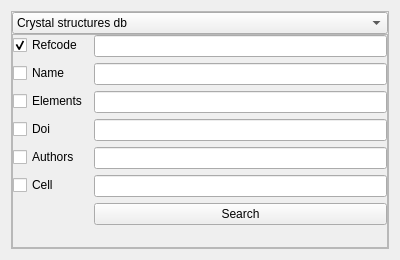
<?xml version="1.0" encoding="UTF-8"?>
<ui version="4.0">
 <class>Dialog</class>
 <widget class="QDialog" name="Dialog">
  <property name="geometry">
   <rect>
    <x>0</x>
    <y>0</y>
    <width>400</width>
    <height>260</height>
   </rect>
  </property>
  <property name="windowTitle">
   <string>Dialog</string>
  </property>
  <layout class="QHBoxLayout" name="horizontalLayout" stretch="0">
   <item>
    <widget class="QFrame" name="frame_2">
     <property name="frameShape">
      <enum>QFrame::Shape::StyledPanel</enum>
     </property>
     <property name="frameShadow">
      <enum>QFrame::Shadow::Raised</enum>
     </property>
     <layout class="QVBoxLayout" name="verticalLayout">
      <property name="spacing">
       <number>0</number>
      </property>
      <property name="leftMargin">
       <number>0</number>
      </property>
      <property name="topMargin">
       <number>0</number>
      </property>
      <property name="rightMargin">
       <number>0</number>
      </property>
      <property name="bottomMargin">
       <number>0</number>
      </property>
      <item>
       <widget class="QComboBox" name="comboBox">
        <item>
         <property name="text">
          <string>Crystal structures db</string>
         </property>
        </item>
        <item>
         <property name="text">
          <string>QM structures db</string>
         </property>
        </item>
       </widget>
      </item>
      <item>
       <widget class="QFrame" name="frame">
        <property name="frameShape">
         <enum>QFrame::Shape::StyledPanel</enum>
        </property>
        <property name="frameShadow">
         <enum>QFrame::Shadow::Raised</enum>
        </property>
        <layout class="QFormLayout" name="formLayout">
         <property name="leftMargin">
          <number>0</number>
         </property>
         <property name="topMargin">
          <number>0</number>
         </property>
         <property name="rightMargin">
          <number>0</number>
         </property>
         <property name="bottomMargin">
          <number>0</number>
         </property>
         <item row="0" column="0">
          <widget class="QCheckBox" name="checkBox">
           <property name="text">
            <string>Refcode</string>
           </property>
           <property name="checked">
            <bool>true</bool>
           </property>
           <property name="autoExclusive">
            <bool>true</bool>
           </property>
          </widget>
         </item>
         <item row="0" column="1">
          <widget class="QLineEdit" name="lineEdit"/>
         </item>
         <item row="1" column="0">
          <widget class="QCheckBox" name="checkBox_8">
           <property name="text">
            <string>Name</string>
           </property>
           <property name="autoExclusive">
            <bool>true</bool>
           </property>
          </widget>
         </item>
         <item row="1" column="1">
          <widget class="QLineEdit" name="lineEdit_8"/>
         </item>
         <item row="2" column="0">
          <widget class="QCheckBox" name="checkBox_9">
           <property name="text">
            <string>Elements</string>
           </property>
           <property name="autoExclusive">
            <bool>true</bool>
           </property>
          </widget>
         </item>
         <item row="2" column="1">
          <widget class="QLineEdit" name="lineEdit_9"/>
         </item>
         <item row="3" column="0">
          <widget class="QCheckBox" name="checkBox_10">
           <property name="text">
            <string>Doi</string>
           </property>
           <property name="autoExclusive">
            <bool>true</bool>
           </property>
          </widget>
         </item>
         <item row="3" column="1">
          <widget class="QLineEdit" name="lineEdit_10"/>
         </item>
         <item row="4" column="0">
          <widget class="QCheckBox" name="checkBox_11">
           <property name="text">
            <string>Authors</string>
           </property>
           <property name="autoExclusive">
            <bool>true</bool>
           </property>
          </widget>
         </item>
         <item row="4" column="1">
          <widget class="QLineEdit" name="lineEdit_11"/>
         </item>
         <item row="5" column="0">
          <widget class="QCheckBox" name="checkBox_12">
           <property name="text">
            <string>Cell</string>
           </property>
           <property name="autoExclusive">
            <bool>true</bool>
           </property>
          </widget>
         </item>
         <item row="5" column="1">
          <widget class="QLineEdit" name="lineEdit_12"/>
         </item>
         <item row="6" column="1">
          <widget class="QPushButton" name="pushButton">
           <property name="text">
            <string>Search</string>
           </property>
           <property name="autoDefault">
            <bool>false</bool>
           </property>
          </widget>
         </item>
        </layout>
       </widget>
      </item>
     </layout>
    </widget>
   </item>
  </layout>
 </widget>
 <resources/>
 <connections/>
</ui>
